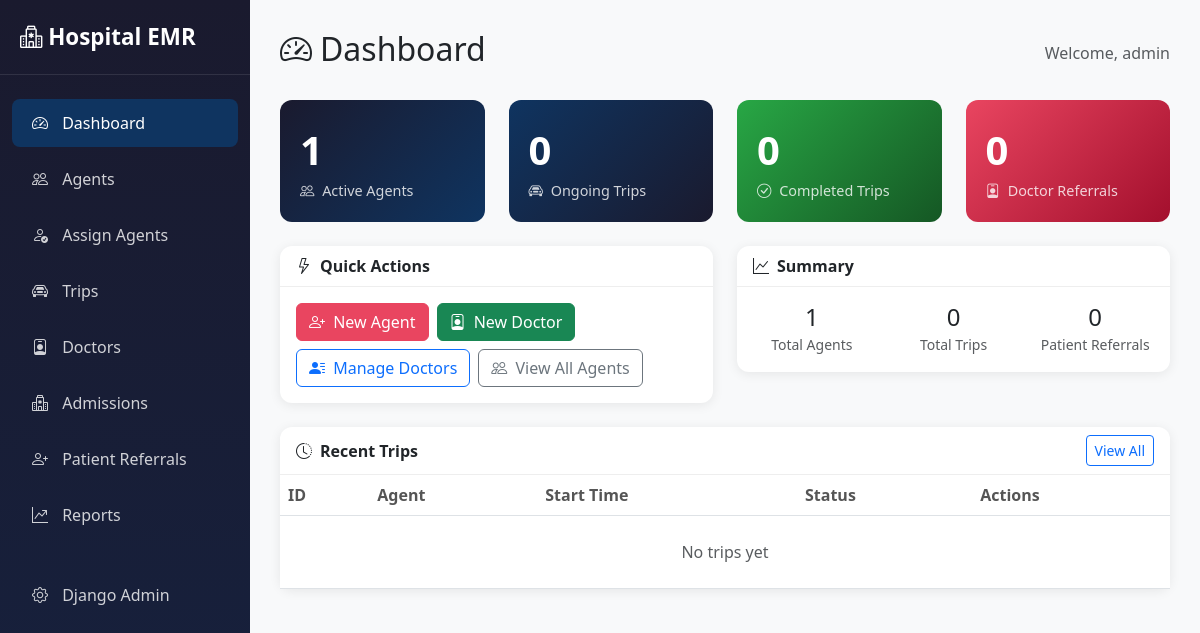
The app's page /portal/ (signed in), older data.
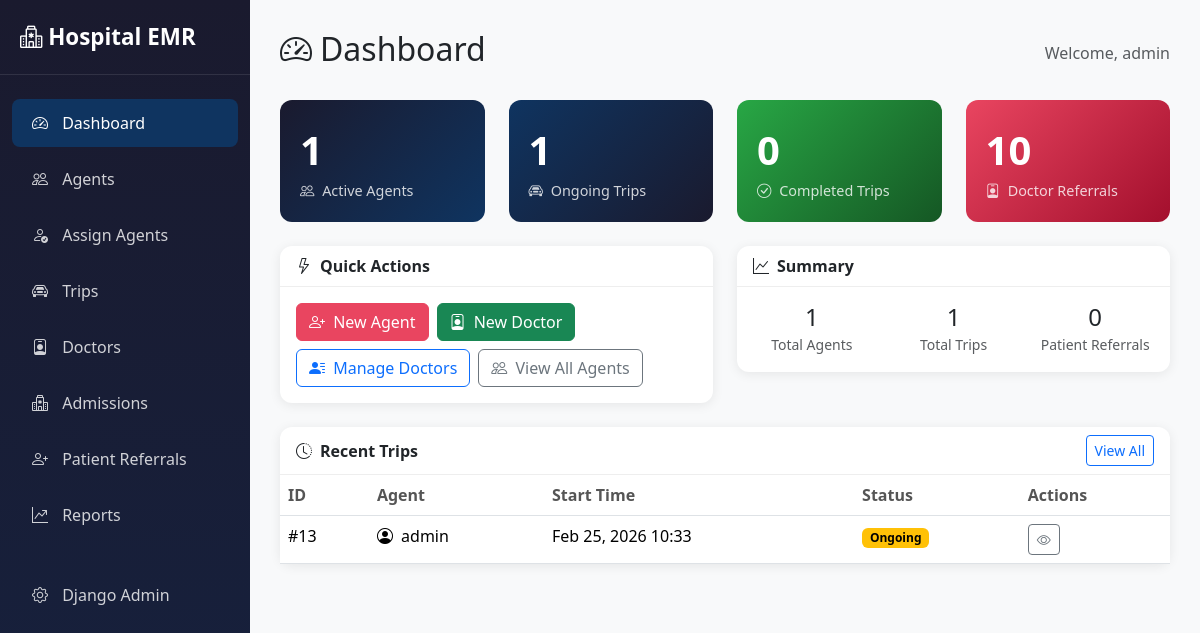
The same page, newer data.
### core/models.py (models this page shows, shortened)
class Trip(models.Model):
    STATUS_CHOICES = (
        ('ONGOING', 'Ongoing'),
        ('COMPLETED', 'Completed'),
    )
    agent = models.ForeignKey(User, on_delete=models.CASCADE, related_name='trips', limit_choices_to={'role': 'advisor'})
    start_time = models.DateTimeField(auto_now_add=True)
    end_time = models.DateTimeField(null=True, blank=True)
    status = models.CharField(max_length=20, choices=STATUS_CHOICES, default='ONGOING')
    odometer_start_image = models.ImageField(upload_to='trip_odometers/', null=True, blank=True)
    odometer_end_image = models.ImageField(upload_to='trip_odometers/', null=True, blank=True)
    total_kilometers = models.FloatField(default=0.0)
    additional_expenses = models.TextField(null=True, blank=True)
    start_lat = models.DecimalField(max_digits=20, decimal_places=15, null=True, blank=True)
    start_long = models.DecimalField(max_digits=20, decimal_places=15, null=True, blank=True)
    end_lat = models.DecimalField(max_digits=20, decimal_places=15, null=True, blank=True)
    end_long = models.DecimalField(max_digits=20, decimal_places=15, null=True, blank=True)
    class Meta:
        ordering = ['-start_time']

class User(AbstractUser):
    ROLE_CHOICES = (
        ('advisor', 'Advisor (Agent)'),
        ('maintenance', 'Maintenance (Staff)'),
        ('admin', 'Admin'),
    )
    role = models.CharField(max_length=20, choices=ROLE_CHOICES, default='advisor')

### portal/views.py (the view)
# urls.py: path('', views.DashboardView.as_view(), name='dashboard'),
class DashboardView(PortalMixin, TemplateView):
    template_name = 'portal/dashboard.html'
    def get_context_data(self, **kwargs):
        context = super().get_context_data(**kwargs)
        context['total_agents'] = User.objects.filter(role='advisor').count()
        context['active_agents'] = User.objects.filter(role='advisor', is_active=True).count()
        context['total_trips'] = Trip.objects.count()
        context['ongoing_trips'] = Trip.objects.filter(status='ONGOING').count()
        context['completed_trips'] = Trip.objects.filter(status='COMPLETED').count()
        context['total_doctor_referrals'] = DoctorReferral.objects.count()
        context['total_patient_referrals'] = PatientReferral.objects.count()
        context['recent_trips'] = Trip.objects.select_related('agent').order_by('-start_time')[:5]
        return context

### portal/views.py (called while the page is built)
    @method_decorator(staff_member_required)
    def dispatch(self, request, *args, **kwargs):
        return super().dispatch(request, *args, **kwargs)

### portal/templates/portal/dashboard.html (shortened to what the changed rows need)
{% extends 'portal/base.html' %}
{% block content %}
<div class="d-flex justify-content-between align-items-center mb-4">
    <h2><i class="bi bi-speedometer2 me-2"></i>Dashboard</h2>
</div>
<div class="row g-4 mb-4">
    <div class="col-md-3">
        <div class="stat-card" style="background: linear-gradient(135deg, #0f3460 0%, #1a1a2e 100%);">
            <div class="stat-value">{{ ongoing_trips }}</div>
            <div class="stat-label"><i class="bi bi-car-front me-1"></i> Ongoing Trips</div>
        </div>
    </div>
    <div class="col-md-3">
        <a href="{% url 'portal:doctor_list' %}" class="text-decoration-none text-white">
            <div class="stat-card" style="background: linear-gradient(135deg, #e94560 0%, #a30f2d 100%);">
                <div class="stat-value">{{ total_doctor_referrals }}</div>
                <div class="stat-label"><i class="bi bi-person-badge me-1"></i> Doctor Referrals</div>
            </div>
        </a>
    </div>
</div>
<div class="row g-4 mb-4">
    <div class="col-md-6">
        <div class="card">
            <div class="card-body">
                <div class="row text-center">
                    <div class="col">
                        <h4 class="mb-0">{{ total_trips }}</h4>
                        <small class="text-muted">Total Trips</small>
                    </div>
                </div>
            </div>
        </div>
    </div>
</div>
<div class="card">
    <div class="card-body p-0">
        <table class="table table-hover mb-0">
            <thead>
                <tr>
                    <th>ID</th>
                    <th>Agent</th>
                    <th>Start Time</th>
                    <th>Status</th>
                    <th>Actions</th>
                </tr>
            </thead>
            <tbody>
                {% for trip in recent_trips %}
                <tr>
                    <td>#{{ trip.id }}</td>
                    <td>
                        <i class="bi bi-person-circle me-1"></i>
                        {{ trip.agent.get_full_name|default:trip.agent.username }}
                    </td>
                    <td>{{ trip.start_time|date:"M d, Y H:i" }}</td>
                    <td>
                        {% if trip.status == 'ONGOING' %}
                        <span class="badge badge-ongoing">Ongoing</span>
                        {% else %}
                        <span class="badge badge-completed">Completed</span>
                        {% endif %}
                    </td>
                    <td>
                        <a href="{% url 'portal:trip_detail' trip.pk %}" class="btn btn-sm btn-outline-secondary">
                            <i class="bi bi-eye"></i>
                        </a>
                    </td>
                </tr>
                {% empty %}
                <tr>
                    <td colspan="5" class="text-center text-muted py-4">No trips yet</td>
                </tr>
                {% endfor %}
            </tbody>
        </table>
    </div>
</div>
{% endblock %}

Row changes from the older to the newer data that the page shows:
added Trip: id "13", agent.get_full_name "admin", start_time "Feb 25, 2026 10:33", status "Ongoing"
Text that changed along with them:
{{ ongoing_trips }}: "0" → "1"
{{ total_doctor_referrals }}: "0" → "10"
{{ total_trips }}: "0" → "1"
text no longer shown: "No trips yet"
